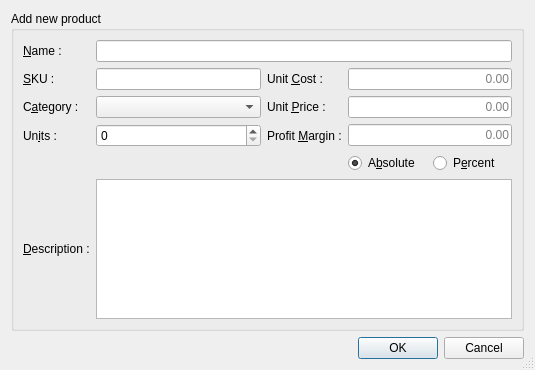
<?xml version="1.0" encoding="UTF-8"?>
<ui version="4.0">
 <class>ProductForm</class>
 <widget class="QDialog" name="ProductForm">
  <property name="geometry">
   <rect>
    <x>0</x>
    <y>0</y>
    <width>535</width>
    <height>370</height>
   </rect>
  </property>
  <property name="windowTitle">
   <string>Dialog</string>
  </property>
  <property name="sizeGripEnabled">
   <bool>true</bool>
  </property>
  <layout class="QVBoxLayout" name="verticalLayout_2">
   <item>
    <widget class="QGroupBox" name="groupBox">
     <property name="title">
      <string>Add new product</string>
     </property>
     <layout class="QVBoxLayout" name="verticalLayout">
      <item>
       <layout class="QGridLayout" name="gridLayout">
        <item row="4" column="3">
         <layout class="QHBoxLayout" name="horizontalLayout">
          <item>
           <widget class="QRadioButton" name="absolute_rb">
            <property name="text">
             <string>A&amp;bsolute</string>
            </property>
            <property name="checked">
             <bool>true</bool>
            </property>
           </widget>
          </item>
          <item>
           <widget class="QRadioButton" name="percent_rb">
            <property name="enabled">
             <bool>true</bool>
            </property>
            <property name="text">
             <string>P&amp;ercent</string>
            </property>
            <property name="checked">
             <bool>false</bool>
            </property>
           </widget>
          </item>
         </layout>
        </item>
        <item row="0" column="1" colspan="3">
         <widget class="QLineEdit" name="name_le"/>
        </item>
        <item row="2" column="2">
         <widget class="QLabel" name="label_5">
          <property name="text">
           <string>Unit &amp;Price :</string>
          </property>
          <property name="buddy">
           <cstring>price_le</cstring>
          </property>
         </widget>
        </item>
        <item row="0" column="0">
         <widget class="QLabel" name="label">
          <property name="text">
           <string>&amp;Name :</string>
          </property>
          <property name="buddy">
           <cstring>name_le</cstring>
          </property>
         </widget>
        </item>
        <item row="2" column="3">
         <widget class="QLineEdit" name="price_le">
          <property name="alignment">
           <set>Qt::AlignRight|Qt::AlignTrailing|Qt::AlignVCenter</set>
          </property>
          <property name="placeholderText">
           <string>0.00</string>
          </property>
         </widget>
        </item>
        <item row="1" column="1">
         <widget class="QLineEdit" name="sku_le"/>
        </item>
        <item row="1" column="0">
         <widget class="QLabel" name="label_4">
          <property name="text">
           <string>&amp;SKU :</string>
          </property>
          <property name="buddy">
           <cstring>sku_le</cstring>
          </property>
         </widget>
        </item>
        <item row="3" column="3">
         <widget class="QLineEdit" name="profit_le">
          <property name="alignment">
           <set>Qt::AlignRight|Qt::AlignTrailing|Qt::AlignVCenter</set>
          </property>
          <property name="placeholderText">
           <string>0.00</string>
          </property>
         </widget>
        </item>
        <item row="3" column="2">
         <widget class="QLabel" name="label_8">
          <property name="text">
           <string>Profit &amp;Margin :</string>
          </property>
          <property name="buddy">
           <cstring>profit_le</cstring>
          </property>
         </widget>
        </item>
        <item row="2" column="0">
         <widget class="QLabel" name="label_6">
          <property name="text">
           <string>C&amp;ategory :</string>
          </property>
          <property name="buddy">
           <cstring>category_cb</cstring>
          </property>
         </widget>
        </item>
        <item row="2" column="1">
         <widget class="QComboBox" name="category_cb"/>
        </item>
        <item row="1" column="2">
         <widget class="QLabel" name="label_2">
          <property name="text">
           <string>Unit &amp;Cost :</string>
          </property>
          <property name="buddy">
           <cstring>cost_le</cstring>
          </property>
         </widget>
        </item>
        <item row="1" column="3">
         <widget class="QLineEdit" name="cost_le">
          <property name="alignment">
           <set>Qt::AlignRight|Qt::AlignTrailing|Qt::AlignVCenter</set>
          </property>
          <property name="placeholderText">
           <string>0.00</string>
          </property>
         </widget>
        </item>
        <item row="3" column="1">
         <widget class="QSpinBox" name="units_sb"/>
        </item>
        <item row="3" column="0">
         <widget class="QLabel" name="label_3">
          <property name="text">
           <string>Un&amp;its :</string>
          </property>
          <property name="buddy">
           <cstring>units_sb</cstring>
          </property>
         </widget>
        </item>
        <item row="5" column="0">
         <widget class="QLabel" name="label_7">
          <property name="text">
           <string>&amp;Description :</string>
          </property>
          <property name="buddy">
           <cstring>description_te</cstring>
          </property>
         </widget>
        </item>
        <item row="5" column="1" colspan="3">
         <widget class="QTextEdit" name="description_te"/>
        </item>
       </layout>
      </item>
     </layout>
    </widget>
   </item>
   <item>
    <widget class="QDialogButtonBox" name="buttonBox">
     <property name="orientation">
      <enum>Qt::Horizontal</enum>
     </property>
     <property name="standardButtons">
      <set>QDialogButtonBox::Cancel|QDialogButtonBox::Ok</set>
     </property>
    </widget>
   </item>
  </layout>
 </widget>
 <tabstops>
  <tabstop>name_le</tabstop>
  <tabstop>sku_le</tabstop>
  <tabstop>category_cb</tabstop>
  <tabstop>units_sb</tabstop>
  <tabstop>cost_le</tabstop>
  <tabstop>price_le</tabstop>
  <tabstop>absolute_rb</tabstop>
  <tabstop>profit_le</tabstop>
  <tabstop>description_te</tabstop>
  <tabstop>buttonBox</tabstop>
 </tabstops>
 <resources/>
 <connections>
  <connection>
   <sender>buttonBox</sender>
   <signal>accepted()</signal>
   <receiver>ProductForm</receiver>
   <slot>accept()</slot>
   <hints>
    <hint type="sourcelabel">
     <x>248</x>
     <y>254</y>
    </hint>
    <hint type="destinationlabel">
     <x>157</x>
     <y>274</y>
    </hint>
   </hints>
  </connection>
  <connection>
   <sender>buttonBox</sender>
   <signal>rejected()</signal>
   <receiver>ProductForm</receiver>
   <slot>reject()</slot>
   <hints>
    <hint type="sourcelabel">
     <x>316</x>
     <y>260</y>
    </hint>
    <hint type="destinationlabel">
     <x>286</x>
     <y>274</y>
    </hint>
   </hints>
  </connection>
 </connections>
</ui>
